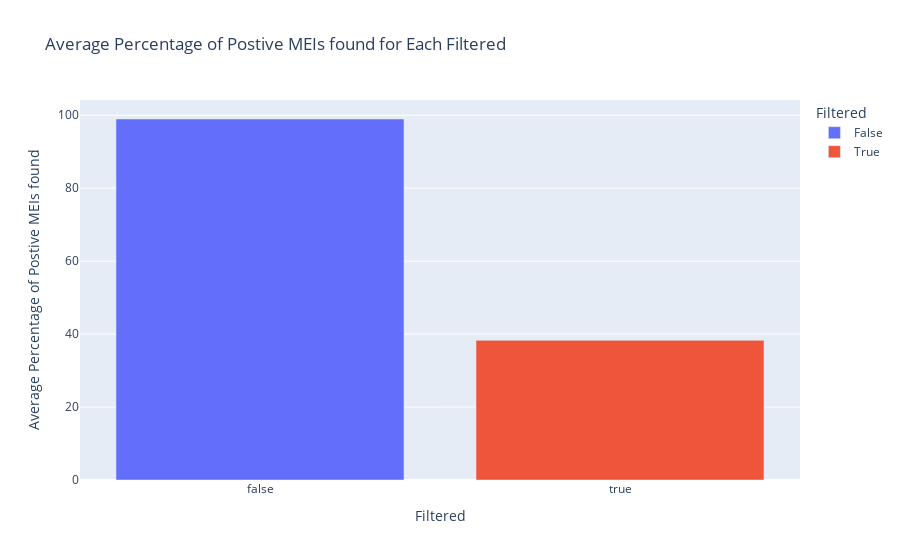

Source (notebook cell):
### Code cell
# Calculate average percentage of shared variants for each Filtered
avg_shared_percentage = df.groupby('Filtered')['Shared_Percentage'].mean().reset_index()

# Plotting Average Percentage of Postive MEIs found
fig = px.bar(avg_shared_percentage, x='Filtered', y='Shared_Percentage', title='Average Percentage of Postive MEIs found for Each Filtered',
             labels={'Shared_Percentage': 'Average Percentage of Postive MEIs found', 'Filtered': 'Filtered'},
             color='Filtered')

fig.show()

### Figure 1 — Plotly figure (JSON) as saved in the notebook; plotly's stock layout.template omitted (floating-point values rounded to 4 significant figures)
{"data": [{"alignmentgroup": "True", "hovertemplate": "Filtered=%{x}<br>Average Percentage of Postive MEIs found=%{y}<extra></extra>", "legendgroup": "False", "marker": {"color": "#636efa", "pattern": {"shape": ""}}, "name": "False", "offsetgroup": "False", "orientation": "v", "showlegend": true, "textposition": "auto", "type": "bar", "x": [false], "xaxis": "x", "y": [98.97], "yaxis": "y"}, {"alignmentgroup": "True", "hovertemplate": "Filtered=%{x}<br>Average Percentage of Postive MEIs found=%{y}<extra></extra>", "legendgroup": "True", "marker": {"color": "#EF553B", "pattern": {"shape": ""}}, "name": "True", "offsetgroup": "True", "orientation": "v", "showlegend": true, "textposition": "auto", "type": "bar", "x": [true], "xaxis": "x", "y": [38.29], "yaxis": "y"}], "layout": {"barmode": "relative", "legend": {"title": {"text": "Filtered"}, "tracegroupgap": 0}, "title": {"text": "Average Percentage of Postive MEIs found for Each Filtered"}, "xaxis": {"anchor": "y", "categoryarray": [false, true], "categoryorder": "array", "domain": [0, 1], "title": {"text": "Filtered"}}, "yaxis": {"anchor": "x", "domain": [0, 1], "title": {"text": "Average Percentage of Postive MEIs found"}}}}
